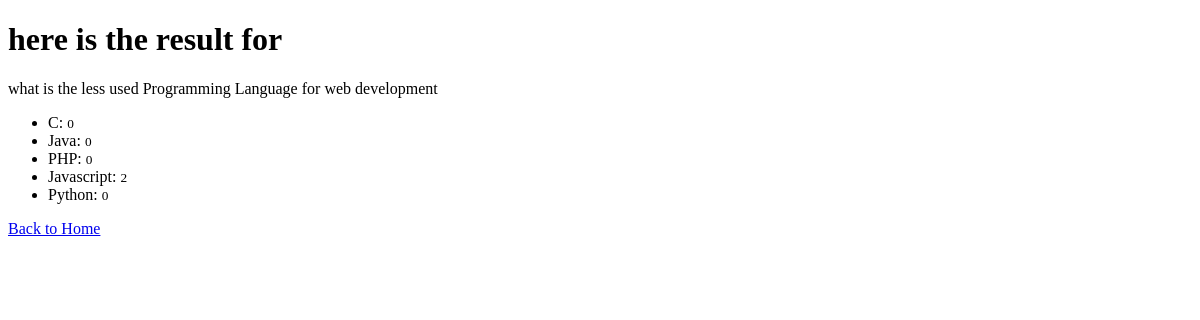
The page /polls/result/4 on the database as committed earlier.
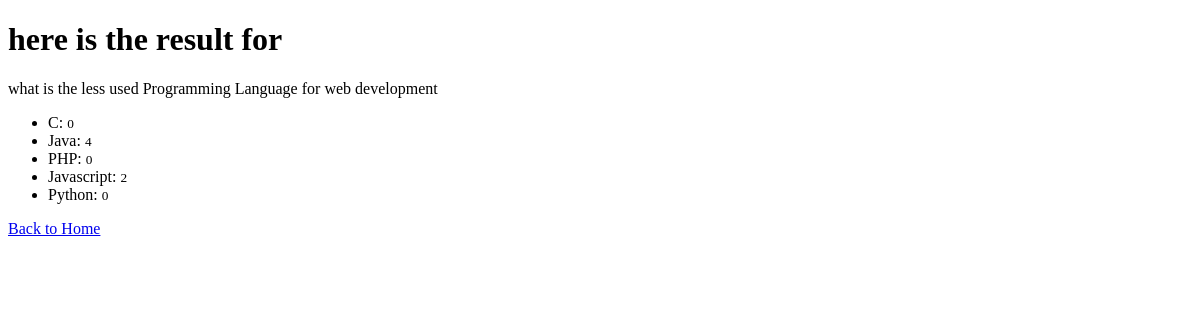
The same page on the database as committed later.
### PollsApp/models.py (models this page shows, shortened)
class Choice(models.Model):
    choice_text = models.CharField(max_length=200)
    votes = models.IntegerField(default=0)
    question = models.ForeignKey(Question, on_delete=models.CASCADE)

### PollsApp/views.py (the view)
# urls.py: path('result/<int:pk>', views.result.as_view(), name='resultpage'),
class result(DetailView):
    model = Question
    template_name = 'polls/result.html'
    context_object_name = "question"

### PollsApp/templates/polls/result.html (shortened to what this page needs)
<!DOCTYPE html>
<html lang="en">
<head>
</head>
<body>
    <h1>here is the result for</h1>
    <p>{{question.question}}</p>
    <ul>
        {% for choice in question.choice_set.all %}
            <li>
                {{choice.choice_text}}: <small>{{choice.votes}}</small>
            </li>
        {% endfor %}
    </ul>
    <a href="{% url 'homepage' %}">Back to Home</a>
</body>
</html>

Rows that differ between the two databases and show on the page:
changed Choice "Java": votes "0" → "4"
